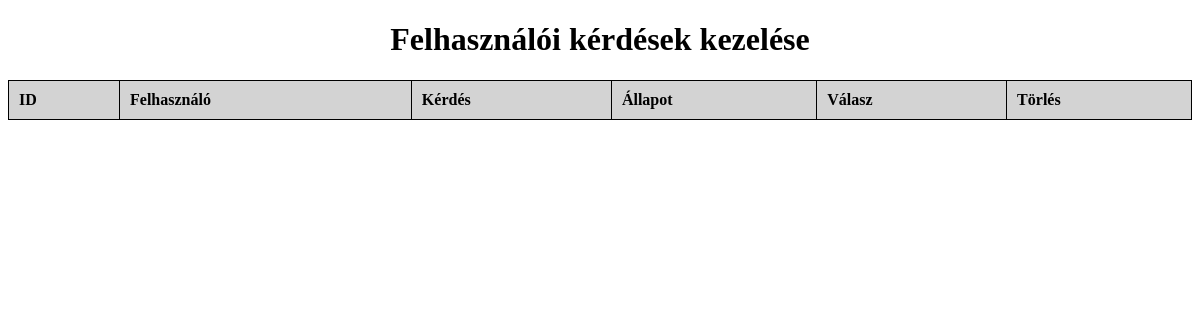
Page /admin/kerdesek.php on the earlier database version.
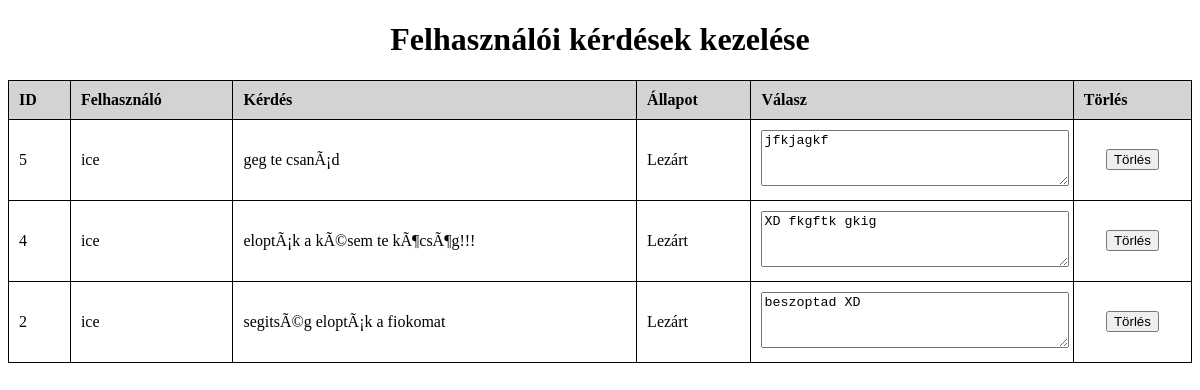
Same page on the later database version.
### tables this page shows
CREATE TABLE `support` (
  `supportid` int(11) NOT NULL,
  `uid` int(11) NOT NULL,
  `sszoveg` text NOT NULL,
  `svalasz` text DEFAULT NULL,
  `sstatusz` int(11) NOT NULL,
  `stat` int(11) NOT NULL,
  `sdatum` datetime NOT NULL DEFAULT current_timestamp(),
  `slezar` datetime DEFAULT NULL
);

CREATE TABLE `user` (
  `uid` int(255) NOT NULL,
  `username` varchar(100) NOT NULL,
  `uemail` varchar(255) NOT NULL,
  `upassword` varchar(64) NOT NULL,
  `uprofkepnev` varchar(50) NOT NULL,
  `uprofkepnev_eredetinev` varchar(250) NOT NULL,
  `udatum` datetime NOT NULL,
  `uip` varchar(48) NOT NULL,
  `usession` varchar(8) NOT NULL,
  `ustatusz` varchar(2) NOT NULL,
  `ukomment` text NOT NULL
);

### admin/kerdesek.php (the view, shortened to what this page needs)
<?php
include("../kapcsolat.php");
$query = "SELECT s.supportid, s.uid, u.username, s.sszoveg, s.sstatusz, s.svalasz
          FROM support s
          LEFT JOIN user u ON s.uid = u.uid
          WHERE s.stat = 1
          ORDER BY s.sdatum DESC";
$result = mysqli_query($adb, $query);
?>
<!DOCTYPE html>
<html lang="hu">
<head>
</head>
<body>
    <h1>Felhasználói kérdések kezelése</h1>
    <table>
        <thead>
            <tr>
                <th>ID</th>
                <th>Felhasználó</th>
                <th>Kérdés</th>
                <th>Állapot</th>
                <th>Válasz</th>
                <th>Törlés</th>
            </tr>
        </thead>
        <tbody>
            <?php while ($row = mysqli_fetch_assoc($result)): ?>
                <tr>
                    <td><?= $row['supportid'] ?></td>
                    <td><?= htmlspecialchars($row['username'] ?? 'Ismeretlen') ?></td>
                    <td><?= htmlspecialchars($row['sszoveg']) ?></td>
                    <td><?php if ($row['sstatusz'] == 1) {
                        echo "Aktiv";
                    }else {
                        echo "Lezárt";
                    }?>
                    </td>
                    <td>
                        <form action="support_admin_handler.php" target="kisablak" method="post">
                            <textarea id="szoveg"  name="szoveg"><?= htmlspecialchars(trim($row['svalasz'] ?? ''," "));?></textarea>
                        </form>
                    </td>
                    <td class="action-buttons">
                        <form action="admin_support_delete.php" target="kisablak" method="post">
                            <input type="submit" value="Törlés">
                        </form>
                    </td>
                </tr>
            <?php endwhile; ?>
        </tbody>
    </table>
</body>
</html>

Differences in the rows shown:
added support: supportid "5", uid.username "ice", sszoveg "geg te csanÃ¡d", sstatusz "Lezárt", szoveg "jfkjagkf"
added support: supportid "4", uid.username "ice", sszoveg "eloptÃ¡k a kÃ©sem te kÃ¶csÃ¶g!!!", sstatusz "Lezárt", szoveg "XD fkgftk gkig"
added support: supportid "2", uid.username "ice", sszoveg "segitsÃ©g eloptÃ¡k a fiokomat", sstatusz "Lezárt", szoveg "beszoptad XD"
